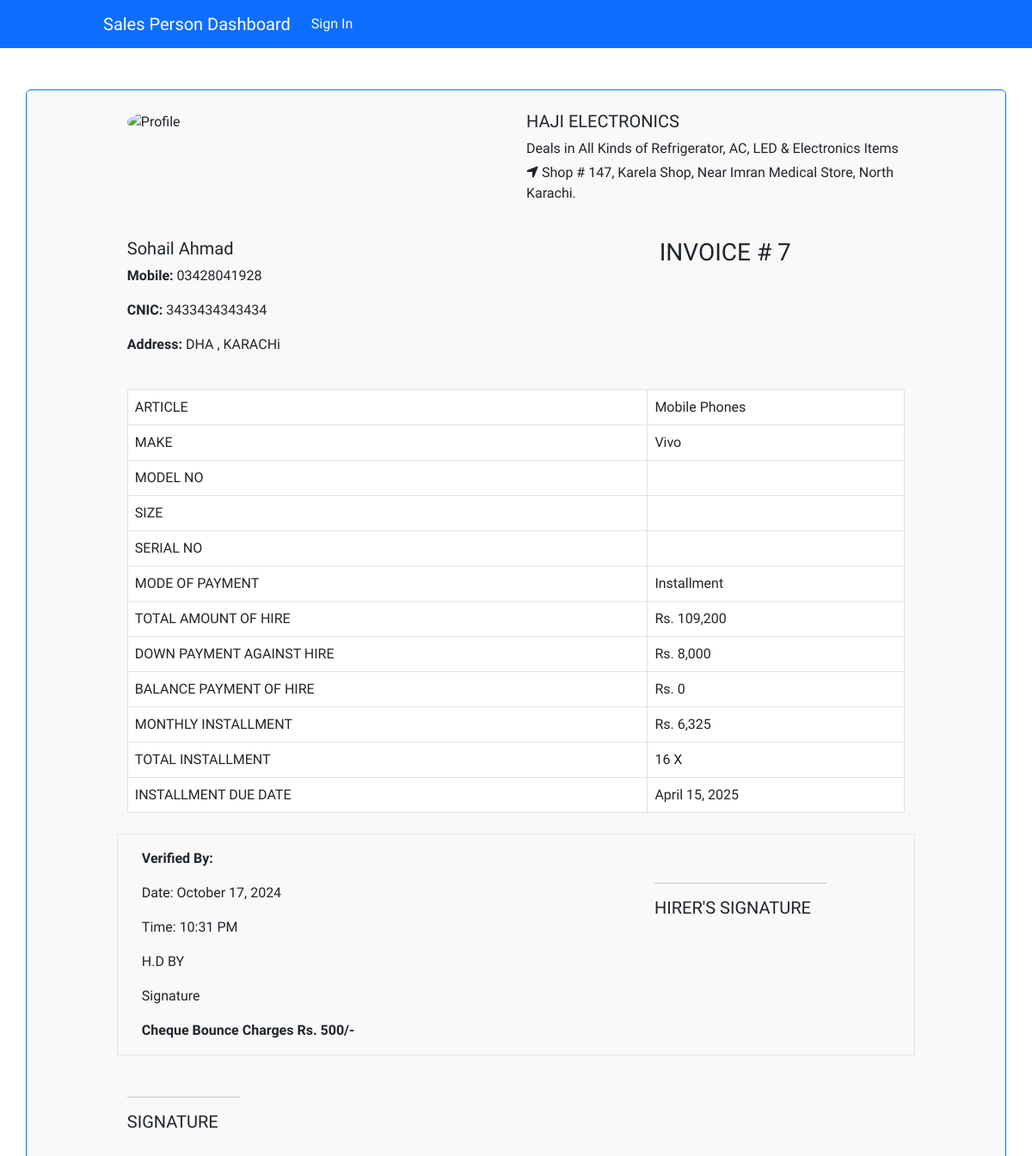
Screenshot of /order_summary/7/ with the database file from the repository.
### order/models.py (models this page shows, shortened)
class Order(models.Model):
    user = models.ForeignKey(User, on_delete=models.SET_NULL, null=True, blank=True)
    customer = models.ForeignKey(Customer, on_delete=models.CASCADE, related_name='orders')
    cart = models.ForeignKey(Cart, on_delete=models.CASCADE)
    downpayment_plus_form_fee = models.DecimalField(max_digits=10, decimal_places=2)
    total_bill = models.DecimalField(max_digits=10, decimal_places=2)
    downpayment = models.DecimalField(max_digits=10, decimal_places=2, default=None)
    monthly_installment = models.DecimalField(max_digits=10, decimal_places=2, default=None)
    created_at = models.DateTimeField(auto_now_add=True)
    updated_at = models.DateTimeField(auto_now=True)
    is_paid = models.BooleanField(default=False)
    shipping_address = models.TextField(null=True, blank=True)
    installment_type = models.CharField(max_length=100, default=None)
    payment_method = models.CharField(max_length=30, choices=[
        ('Every Month', 'Every Month'),
    ])
    installment_plan = models.CharField(max_length=30)
    installment_status = models.TextField(default="", blank=True)
    status = models.CharField(max_length=20, choices=[
        ('Pending', 'Pending'),
        ('Processing', 'Processing'),
        ('Paid', 'Paid'),
    ], default='Pending')

class OrderItem(models.Model):
    order = models.ForeignKey(Order, related_name='items', on_delete=models.CASCADE)
    customer = models.ForeignKey(Customer, on_delete=models.CASCADE, related_name='order_items')
    product = models.ForeignKey(Product, on_delete=models.SET_NULL, null=True)
    quantity = models.PositiveIntegerField(default=1)
    original_price = models.DecimalField(max_digits=10, decimal_places=2)
    installment_total_price = models.DecimalField(max_digits=10, decimal_places=2)

class InstallmentPayment(models.Model):
    order_item = models.ForeignKey('OrderItem', related_name='installments', on_delete=models.CASCADE)
    customer = models.ForeignKey(Customer, on_delete=models.CASCADE, related_name='installments')
    month_number = models.PositiveIntegerField()
    amount_due = models.IntegerField()
    amount_paid = models.IntegerField(default=0)
    is_paid = models.BooleanField(default=False)
    balance = models.DecimalField(max_digits=10, decimal_places=2, default=0.00, null=True, blank=True)
    initial_amount_due = models.DecimalField(max_digits=10, decimal_places=2, editable=False)  # Track the original amount_due
    due_date = models.DateTimeField(null=True, blank=True)
    @property
    def balance(self):
        """Calculate the remaining balance for this installment."""
        balance = self.amount_due - self.amount_paid
        return balance + self.amount_paid
    @staticmethod
    def upcoming_due_dates():
        now = timezone.now()
        return list(InstallmentPayment.objects.filter(due_date__gt=now, is_paid=False).values_list('due_date', flat=True))

### account/models.py (models this page shows)
class Customer(models.Model):
    first_name = models.CharField(max_length=50)
    last_name = models.CharField(max_length=50)
    email = models.EmailField(max_length=50)
    phone_number = models.CharField(max_length=15)
    address = models.TextField()
    cnic = models.CharField(max_length=15, unique=True)
    def __str__(self):
        return f"{self.first_name} {self.last_name}"

### products/models.py (models this page shows, shortened)
class Product(models.Model):
    name = models.CharField(max_length=100)
    photo = models.ImageField(upload_to='products_images')
    price = models.IntegerField()
    details = models.TextField()
    category = models.ForeignKey(Category, on_delete=models.CASCADE)
    date = models.DateTimeField(auto_now_add=True)
    inventory = models.IntegerField(default=1, validators=[MinValueValidator(0)])
    delivery_fee = models.IntegerField(default=290)
    down_payment_3_months = models.FloatField(default=30.0)
    down_payment_6_months = models.FloatField(default=20.0)
    down_payment_9_months = models.FloatField(default=15.0)
    down_payment_12_months = models.FloatField(default=10.0)
    fee_3_months = models.FloatField(default=10.0)
    fee_6_months = models.FloatField(default=15.0)
    fee_9_months = models.FloatField(default=20.0)
    fee_12_months = models.FloatField(default=30.0)

class Category(models.Model):
    name = models.CharField(max_length=50)
    category_moto = models.CharField(max_length=20)
    photo = models.ImageField(upload_to='products_category')
    date = models.DateTimeField(auto_now_add=True)
    def __str__(self):
        return self.name
    class Meta:
        verbose_name = 'Categorie'

### customer_reports/views.py (the view)
# urls.py: path('order_summary/<int:order_id>/', views.order_summary, name="order_summary")
def order_summary(request, order_id):
    order = get_object_or_404(Order, id=order_id)
    order_items = get_object_or_404(OrderItem, order=order)
    installments = InstallmentPayment.objects.filter(order_item=order_items)
    total_installments = order.installment_plan
    extracted_installments = "".join(re.findall(r'\d+', total_installments))
    due_date = InstallmentPayment.upcoming_due_dates()
    balance = sum(installment.balance for installment in installments)
    context = {
        'order': order,
        'order_items': order_items,
        'installment': installments,
        'balance': balance,
        'extracted_installments': extracted_installments,
        'due_date': due_date[0],  # Last unpaid installment
    }
    return render(request, 'customer_reports/order_summary.html',context)

### customer_reports/templates/customer_reports/order_summary.html (shortened to what this page needs)
{% include 'base.html' %}
{% load static %}
{% load humanize %}
{% block content %}
<div class="container mt-5 border border-primary rounded p-4 bg-light mx-auto my-1">
    <div class="row justify-content-center">
        <div class="receipt-main col-md-10">
            <div class="row mb-4">
                <div class="col-6">
                    <div class="receipt-left">
                        <img src="{% static 'images/frame.png' %}" alt="Profile" class="img-fluid rounded-circle" style="width: 150px;">
                    </div>
                </div>
                <div class="col-6 text-right">
                    <div class="receipt-right">
                        <h5 class="mb-2">HAJI ELECTRONICS</h5>
                        <p class="mb-1">Deals in All Kinds of Refrigerator, AC, LED & Electronics Items</p>
                        <p><i class="fa fa-location-arrow"></i> Shop # 147, Karela Shop, Near Imran Medical Store, North Karachi.</p>
                    </div>
                </div>
            </div>
            <div class="row mb-4">
                <div class="col-8">
                    <div class="receipt-right">
                        <h5>{{order.customer}}</h5>
                        <p><strong>Mobile:</strong> {{order.customer.phone_number}}</p>
                        <p><strong>CNIC:</strong> {{order.customer.cnic}}</p>
                        <p><strong>Address:</strong> {{order.customer.address}}</p>
                    </div>
                </div>
                <div class="col-4 text-right">
                    <h3>INVOICE # {{order.id}}</h3>
                </div>
            </div>
            <div class="mb-4">
                <table class="table table-bordered table-hover">
                    <tbody>
                        {% for item in order.items.all %}
                        <tr>
                            <td>ARTICLE</td>
                            <td>{{item.product.category}}</td>
                        </tr>
                        <tr>
                            <td>MAKE</td>
                            <td>{{item.product.name}}</td>
                        </tr>
                        <tr>
                            <td>MODEL NO</td>
                            <td></td>
                        </tr>
                        <tr class="font-weight-bold">
                            <td>SIZE</td>
                            <td></td>
                        </tr>
                        <tr class="font-weight-bold">
                            <td>SERIAL NO</td>
                            <td></td>
                        </tr>
                        {% endfor %}
                        <tr class="font-weight-bold">
                            <td>MODE OF PAYMENT</td>
                            <td>{{order.payment_method}}</td>
                        </tr>
                        <tr class="font-weight-bold">
                            <td>TOTAL AMOUNT OF HIRE</td>
                            <td>Rs. {{order.total_bill | floatformat:0 | intcomma:False }}</td>
                        </tr>
                        <tr class="font-weight-bold">
                            <td>DOWN PAYMENT AGAINST HIRE</td>
                            <td>Rs. {{order.downpayment | floatformat:0 | intcomma:False }}</td>
                        </tr>
                        <tr class="font-weight-bold">
                            <td>BALANCE PAYMENT OF HIRE</td>
                            <td>Rs. {{balance | floatformat:0 | intcomma:False }}</td>
                        </tr>
                        <tr class="font-weight-bold">
                            <td>MONTHLY INSTALLMENT</td>
                            <td>Rs. {{order.monthly_installment | floatformat:0 | intcomma:False }}</td>
                        </tr>
                        <tr class="font-weight-bold">
                            <td>TOTAL INSTALLMENT</td>
                            <td>{{extracted_installments}} X</td>
                        </tr>
                        <tr class="font-weight-bold">
                            <td>INSTALLMENT DUE DATE</td>
                            <td>{{due_date|date:"F j, Y"}}</td>
                        </tr>
                    </tbody>
                </table>
                <div class="row mt-4 border p-3 bg-light">
                    <div class="col-8">
                        <p><strong>Verified By:</strong></p>
                        <p>Date: {{ order.created_at|date:"F j, Y" }}</p>
                        <p>Time: {{ order.created_at|date:"h:i A" }}</p>
                        <p>H.D BY</p>
                        <p>Signature</p>
                        <h7><strong>Cheque Bounce Charges Rs. 500/-</strong></h7>
                    </div>
                    <div class="col-3 text-right mt-4">
                        <hr>
                        <h5>HIRER'S SIGNATURE</h5>
                    </div>
                </div>
                <div class="row mt-2">
                    <div class="col-2 text-right mt-4 ">
                        <hr>
                        <h5>SIGNATURE</h5>
                    </div>
                </div>
            </div>
        </div>
    </div>
</div>
{% endblock content %}

### static/CSS/style.css (style rules this page uses)
:root { --color-red: hsl(14, 86%, 42%); --color-rose-50: hsl(20, 50%, 98%); --color-rose-100: hsl(13, 31%, 94%); --color-rose-300: hsl(14, 25%, 72%); --color-rose-500: hsl(12, 20%, 44%); --color-rose-900: hsl(14, 65%, 9%); --font-body: 'Red Hat Text', sans-serif; --font-size-body: 16px; --font-weight-normal: 400; --font-weight-medium: 600; --font-weight-bold: 700; }
* { font-family: var(--font-body); box-sizing: border-box; }
body { min-height: 100vh; margin: 0; padding: 0; font-size: var(--font-size-body); background-color: var(--color-rose-50); }
.container { padding: 2rem 2rem 5rem; }

### rows the page displays
Order: customer "Sohail Ahmad", customer.phone_number "03428041928", customer.cnic "3433434343434", customer.address "DHA , KARACHi", id "7", payment_method "Installment", total_bill "109,200", downpayment "8,000", monthly_installment "6,325", created_at "October 17, 2024", created_at "10:31 PM"
OrderItem: product.category "Mobile Phones", product.name "Vivo"
InstallmentPayment: due_date "April 15, 2025"

### other values shown
{{ balance | floatformat:0 | intcomma:False }} "0"
{{ extracted_installments }} "16"
